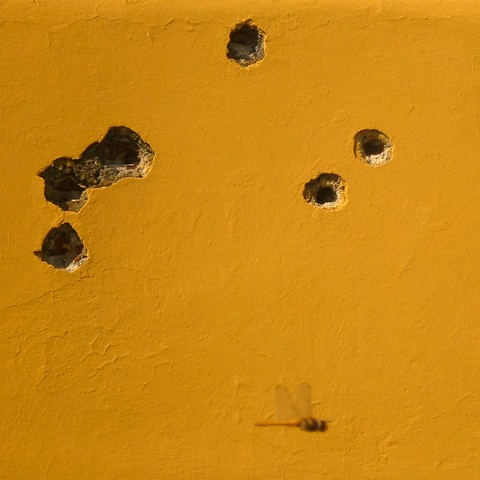
#> input picture bullets.png, 480 x 480 px
$ python image_processing.py
#> lines starting #> are read from the running program, lines starting #| are printed output that depends on the picture
# -*- coding: utf-8 -*-
"""
Created on Fri Mar 22 11:51:19 2019

@author: keshav singh
"""
'''
#flipping of image
from PIL import Image
#importing the image from file location
img = Image.open('mirror.png')
#image in matrix format so transposing give real image
transposed =img.transpose(Image.FLIP_LEFT_RIGHT)
#new real image is formed and saved
transposed.save('mirror_reverse.png')

print("Flipping is done ")
'''

#image Enhancement using CLAHE technique
import cv2

img=cv2.imread('bullets.png')
#> img is the input picture: shape (480, 480, 3); mean B, G, R 18.9, 133.5, 201.1
#Prepartion for CLAHE
clahe=cv2.createCLAHE()

#Convert into grey scale image
gray_img =cv2.cvtColor(img ,cv2.COLOR_BGR2GRAY)
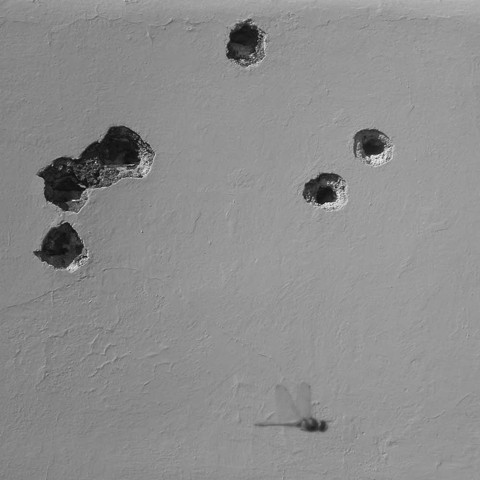
#> gray_img: shape (480, 480); min 8, max 238, mean 140.6

#Applying Enhancement
enh_img = clahe.apply(gray_img)
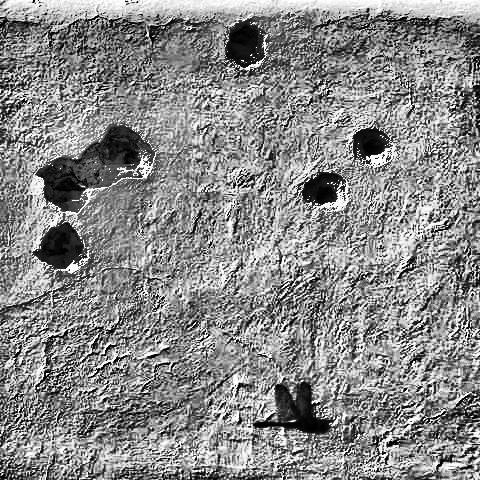
#> enh_img: shape (480, 480); min 0, max 255, mean 137.2

#save to file
cv2.imwrite('enhanced.png',enh_img)

print("Done Enhancing")
